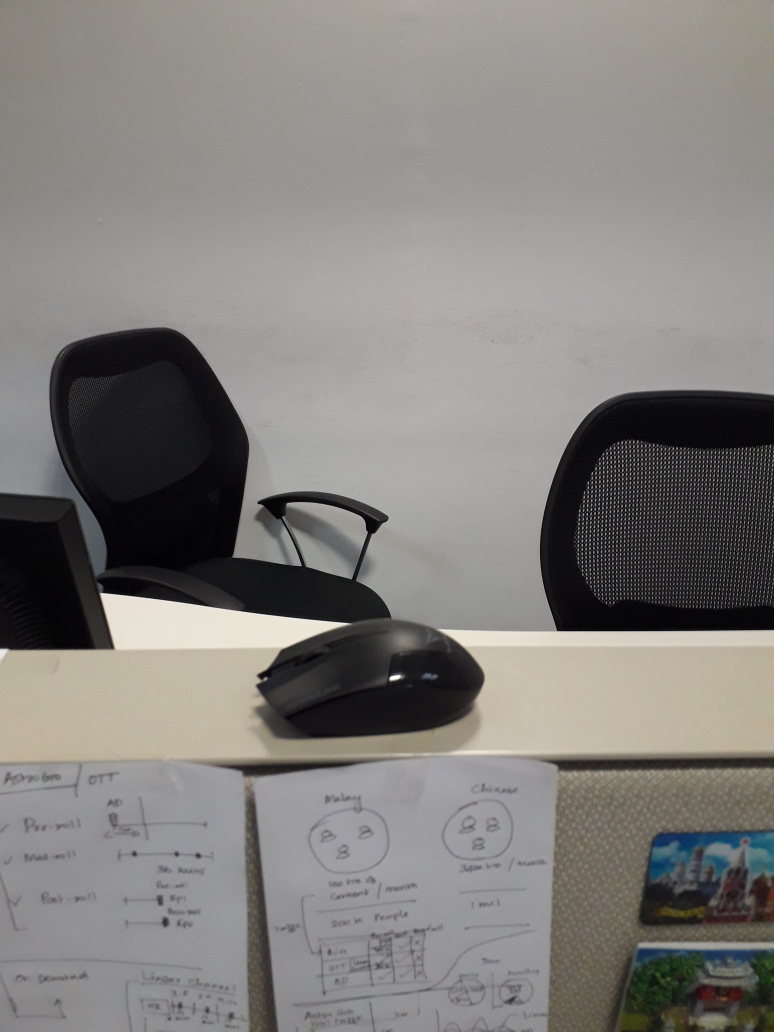
#> input picture office.jpg, 3096 x 4128 px (shown at 1/4 size)
$ jupyter execute --allow-errors 'OpenCV tutorial - part 4.ipynb'   (shell and % lines are left out)
#> lines starting #> are read from the running program, lines starting #| are printed output that depends on the picture; after the words box and inside, x2 and y2 are one past the last pixel; in counts of white or black regions, pixels touching at a corner belong together
[cell 1]
#some of the codes is re-use from pyimagesearch, thanks to Adrian Rosebrock
#https://www.pyimagesearch.com/
from scipy.spatial import distance as dist
from imutils import perspective
from imutils import contours
import numpy as np
import argparse
import imutils
import cv2
import matplotlib.pyplot as plt
import time

def boundingBoxUsingOpenCV(image,cannyrangefrom,cannyrangeto, gaussianblur=5):
    # load the image, convert it to grayscale, and blur it slightly
#> called with image = 'office.jpg', cannyrangefrom = 30, cannyrangeto = 120, gaussianblur = 5
    image = cv2.imread(image)
#> image is the input picture: shape (4128, 3096, 3); mean B, G, R 124.8, 128, 130.3
    (height,width,depth) = image.shape
#> height = 4128; width = 3096; depth = 3
    gray = cv2.cvtColor(image, cv2.COLOR_BGR2GRAY)
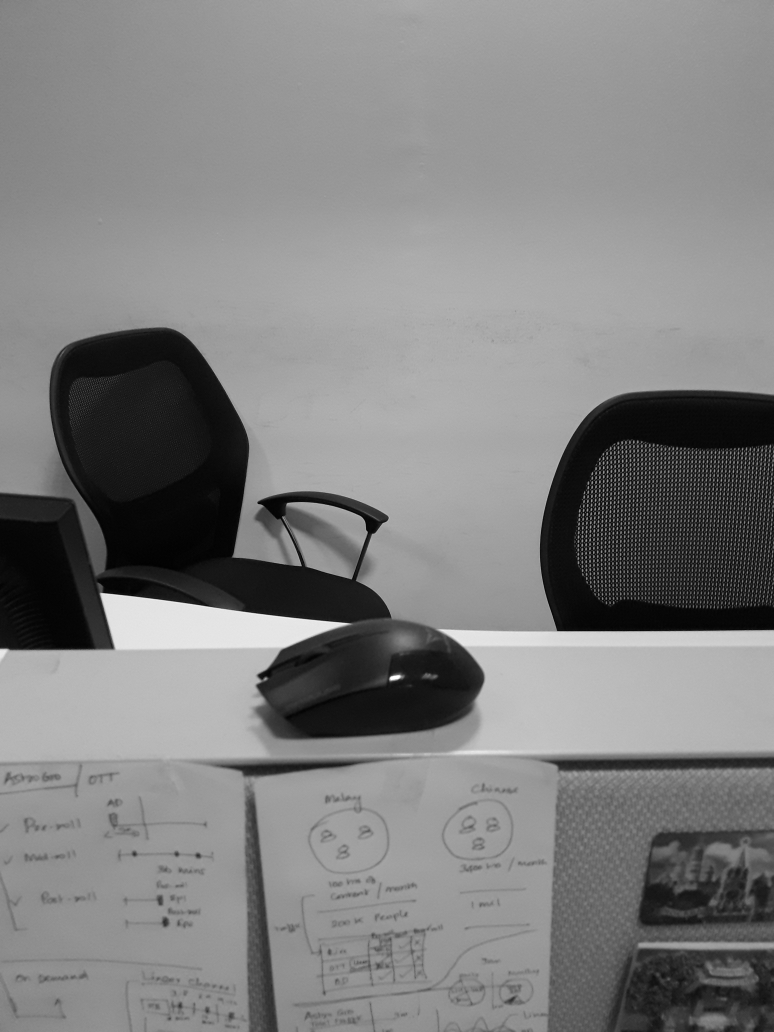
#> gray: shape (4128, 3096) (shown at 1/4 size); min 0, max 255, mean 128.3
    gray = cv2.GaussianBlur(gray, (gaussianblur, gaussianblur), 0)

    edged = cv2.Canny(gray, 30, 120)
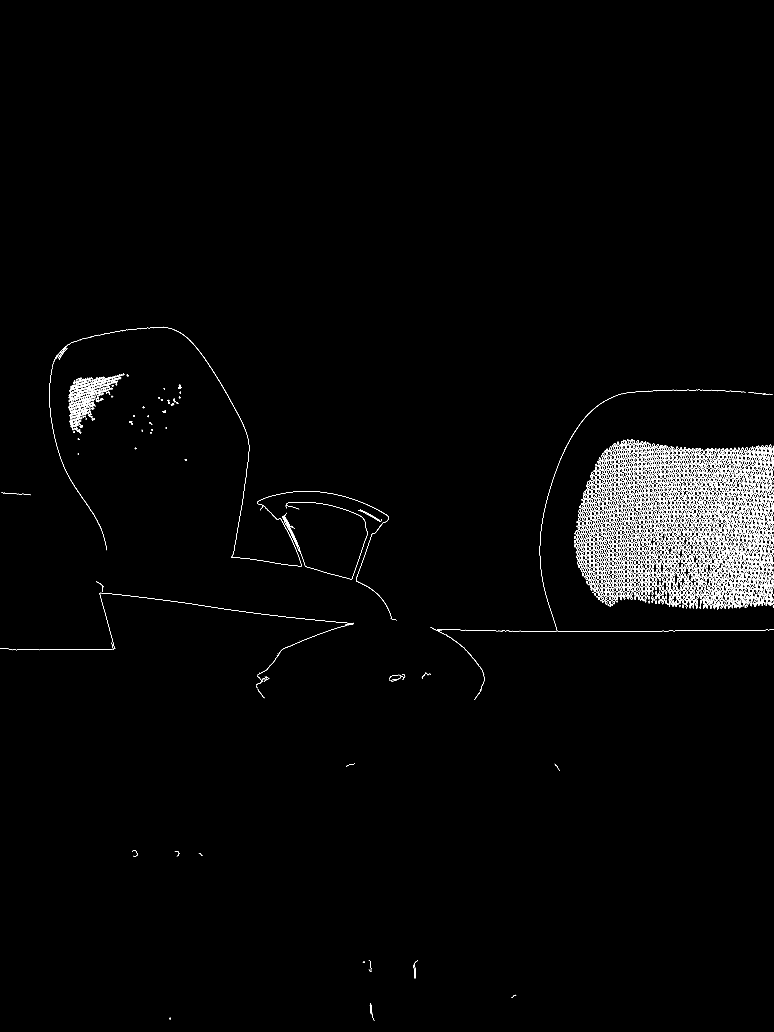
#> edged: shape (4128, 3096) (shown at 1/4 size); 0.98% white in thin lines or dots, all inside (x1, y1, x2, y2) = (0, 1307, 3096, 4083)
    plt.imshow(edged)
    # find contours in the edge map
    cnts= cv2.findContours(edged.copy(), cv2.RETR_EXTERNAL,cv2.CHAIN_APPROX_SIMPLE)
#> cnts = 4008 contours, 2759 with area under 20; largest, box (x1, y1, x2, y2) and area: (652, 1307, 1207, 2266) 352, (3007, 1975, 3022, 2083) 265, (3011, 1791, 3021, 1843) 265, (2997, 2263, 3010, 2335) 263, (3043, 2177, 3066, 2336) 259
    cnts = imutils.grab_contours(cnts)
    (cnts, _) = contours.sort_contours(cnts)
    pixelsPerMetric = None

    temp_x_lower=int(width/2)
#> temp_x_lower = 1548
    temp_y_lower=int(height/2)
#> temp_y_lower = 2064
    temp_x_higher=int(width/2)
#> temp_x_higher = 1548
    temp_y_higher=int(height/2)
#> temp_y_higher = 2064
    for cnt in cnts:
        x,y,w,h = cv2.boundingRect(cnt)
        #print(x,y,x+w,y+h)
        if cv2.contourArea(cnt) > 100:
            if temp_x_higher+w  < (x+w):
                temp_x_higher =int(x+w)
            if temp_y_higher+h  < (y+h):
                temp_y_higher= int(y+h)

            if temp_x_lower > x:
                temp_x_lower=x
            if temp_y_lower > y:
                temp_y_lower=y
#> this loop made 4008 passes
#> (x, y, w, h, temp_x_lower, temp_y_lower) on pass 128: (329, 1627, 27, 28, 329, 1627)
#> (x, y, w, h, temp_y_lower) on passes 169, 279: (360, 1529, 23, 31, 1529), (652, 1307, 555, 959, 1307)
#> after the loop, temp_x_higher = 3096; temp_x_lower = 329; temp_y_higher = 2437; temp_y_lower = 1307
        #print(temp_x_lower,temp_y_lower,temp_x_higher,temp_y_higher)
    bb_img = cv2.rectangle(image,(temp_x_lower,temp_y_lower),(int(temp_x_higher),int(temp_y_higher)),(0,255,0),10)
    print("Height:",temp_y_higher-temp_y_lower)
#| Height: 1130
    print("Width:",temp_x_higher-temp_x_lower)
#| Width: 2767
    plt.figure(figsize=(12,12))
    plt.imshow(bb_img)
    plt.show()
    # sort the contours from left-to-right and initialize the
    # 'pixels per metric' calibration variable

[cell 2]
boundingBoxUsingOpenCV("office.jpg",30,120)

[cell 3]
boundingBoxUsingOpenCV("office2.jpg",10,255,7)
#> call 2 of boundingBoxUsingOpenCV, with image = 'office2.jpg', cannyrangefrom = 10, cannyrangeto = 255, gaussianblur = 7
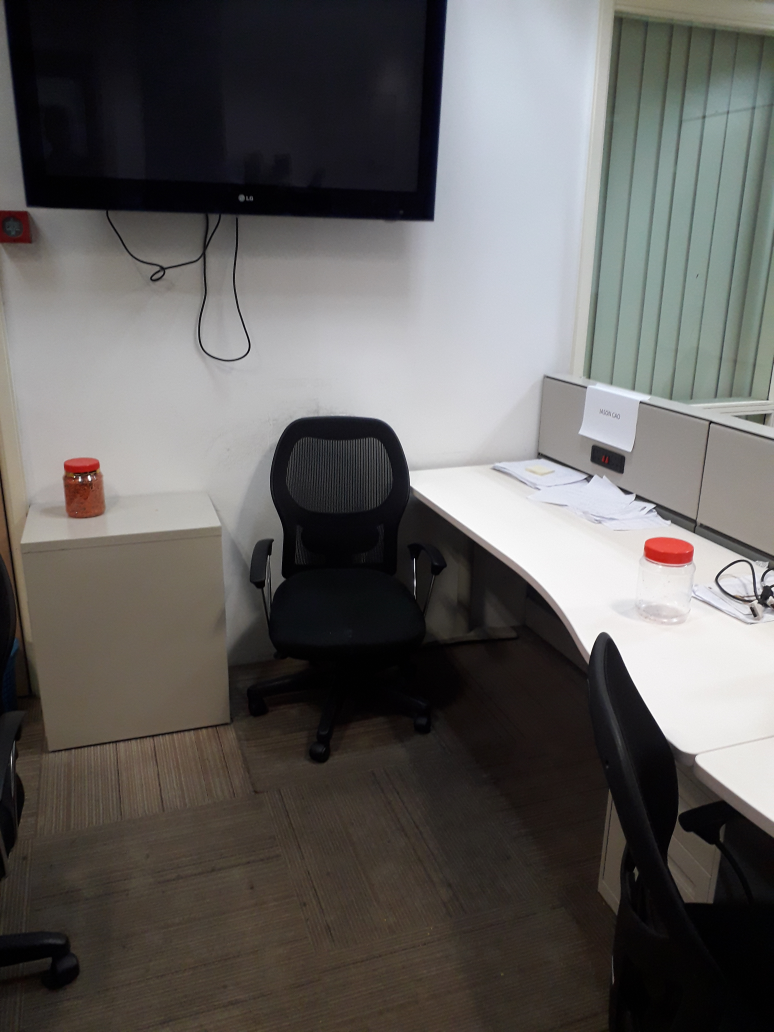
#> input picture office2.jpg, 3096 x 4128 px (shown at 1/4 size)
#> in boundingBoxUsingOpenCV, image is the input picture: shape (4128, 3096, 3); mean B, G, R 94.2, 96.1, 98.3
#> in boundingBoxUsingOpenCV (call 2), `edged = cv2.Canny(gray, 30, 120)`:
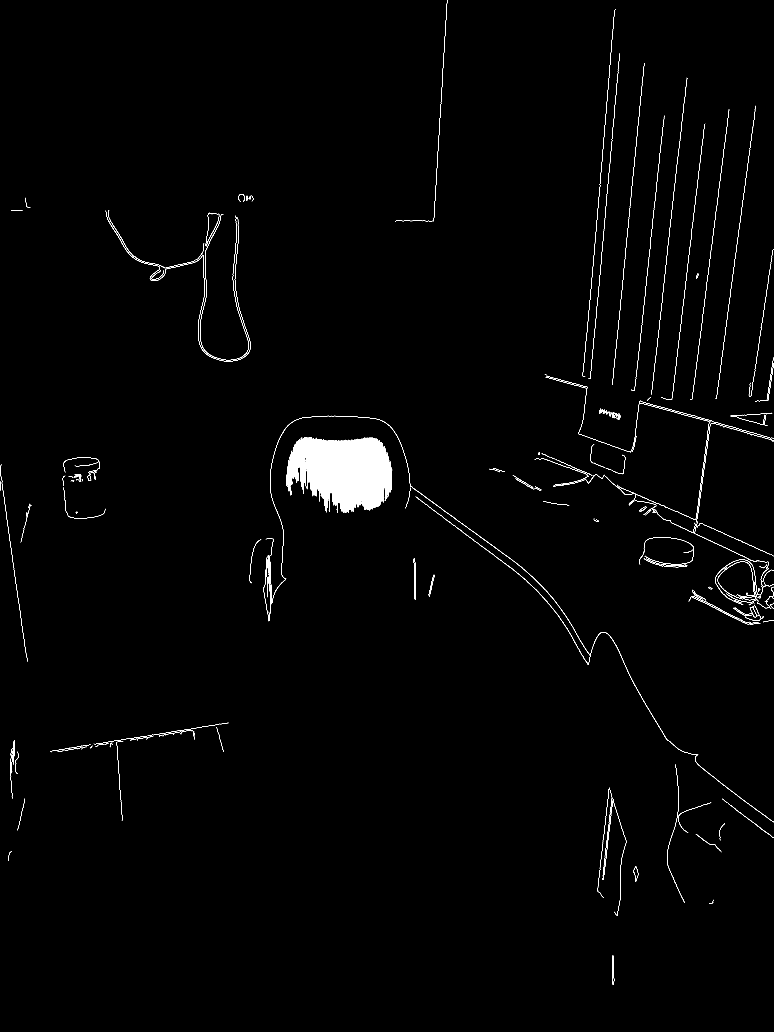
#> edged: shape (4128, 3096) (shown at 1/4 size); 0.59% white in thin lines or dots
#> in boundingBoxUsingOpenCV (call 2), `cnts= cv2.findContours(edged.copy(), cv2.RETR_EXTERNAL,cv2.CHAIN_APPRO..`: cnts = 361 contours, 293 with area under 20; largest, box (x1, y1, x2, y2) and area: (1410, 1759, 1416, 2047) 984, (1494, 1752, 1499, 2031) 960, (1397, 1761, 1403, 2040) 919, (1377, 1759, 1384, 2051) 908, (1384, 1760, 1390, 2050) 893
#> the loop in boundingBoxUsingOpenCV (call 2), `for cnt in cnts:` made 361 passes
#> (x, y, w, h, temp_x_higher, temp_y_higher) on passes 188, 219: (1655, 2232, 9, 167, 1664, 2399), (2353, 2528, 437, 490, 2790, 3018)
#> (x, y, w, h, temp_x_lower, temp_y_lower) on pass 32: (315, 1905, 9, 22, 315, 1905)
#> after the loop in boundingBoxUsingOpenCV (call 2), `for cnt in cnts:`: temp_x_higher = 3039; temp_x_lower = 315; temp_y_higher = 3592; temp_y_lower = 842
#> in boundingBoxUsingOpenCV (call 2), `bb_img = cv2.rectangle(image,(temp_x_lower,temp_y_lower),(int(temp_x_h..`:
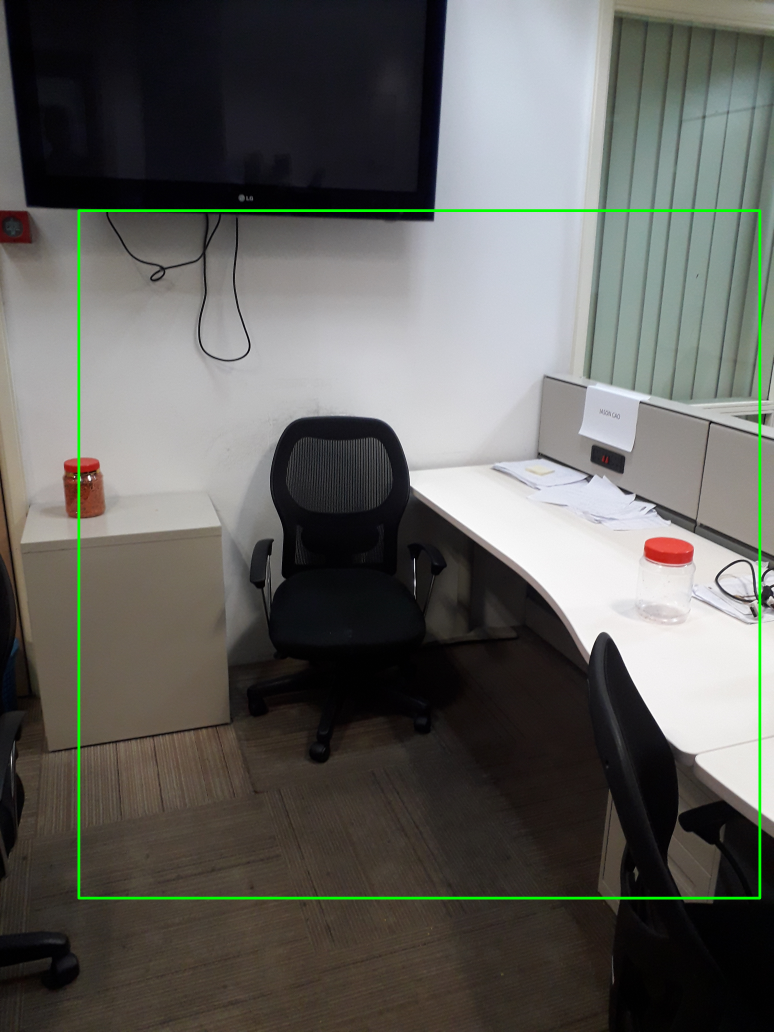
#> bb_img: shape (4128, 3096, 3) (shown at 1/4 size); mean B, G, R 93.3, 97.6, 97.3
#| Height: 2750
#| Width: 2724

[cell 4]
#the above se used earlier to detect dog faces in tutorial fails. To rescue comes Deep Learning based Computer Vision
#YOLO, you looks only once is kind of single shot detector, which finds the appropriate bounding box

[cell 5]
# derive the paths to the YOLO weights and model configuration
weightsPath = "C:\\Users\\User\\OpenCV tutorial\\yolo-coco\\yolov3.weights"
configPath = "C:\\Users\\User\\OpenCV tutorial\\yolo-coco\\yolov3.cfg"
labelsPath = "C:\\Users\\User\\OpenCV tutorial\\yolo-coco\\coco.names"

[cell 6]
#some of the codes  below is reuse from pyimagesearch, thanks to Adrian Rosebrock
#https://www.pyimagesearch.com/
def BoundingBoxfromYolo(imageName,conf,thres,weightsPath,configPath,labelsPath):

    # load our YOLO object detector trained on COCO dataset (80 classes)
    net = cv2.dnn.readNetFromDarknet(configPath, weightsPath)
    np.random.seed(42)
    # initialize a list of colors to represent each possible class label
    LABELS = open(labelsPath).read().strip().split("\n")
    COLORS = np.random.randint(0, 255, size=(len(LABELS), 3),dtype="uint8")
    image = cv2.imread(imageName)
    (H, W) = image.shape[:2]
    print(H,W)
    # determine only the *output* layer names that we need from YOLO
    ln = net.getLayerNames()
    #print(ln)
    ln = [ln[i[0] - 1] for i in net.getUnconnectedOutLayers()]
    print("output layer:",ln)

    # construct a blob from the input image and then perform a forward
    # pass of the YOLO object detector, giving us our bounding boxes and
    # associated probabilities
    blob = cv2.dnn.blobFromImage(image, 1 / 255.0, (416, 416),swapRB=True, crop=False)
    net.setInput(blob)
    start = time.time()
    layerOutputs = net.forward(ln)
    print("Total time take to generate:", time.time()-start)

    # initialize our lists of detected bounding boxes, confidences, and
    # class IDs, respectively
    boxes = []
    confidences = []
    classIDs = []

    # loop over each of the layer outputs
    for output in layerOutputs:
        # loop over each of the detections
        for detection in output:
            scores = detection[5:]
            #print(scores)
            classID = np.argmax(scores)
            #print("the class with maximum score:",classID)
            confidence = scores[classID]

            # filter out weak predictions by ensuring the detected
            # probability is greater than the minimum probability
            if confidence > conf:
                # scale the bounding box coordinates back relative to the
                # size of the image, keeping in mind that YOLO actually
                # returns the center (x, y)-coordinates of the bounding
                # box followed by the boxes' width and height
                box = detection[0:4] * np.array([W, H, W, H])
                (centerX, centerY, width, height) = box.astype("int")

                # use the center (x, y)-coordinates to derive the top and
                # and left corner of the bounding box
                x = int(centerX - (width / 2))
                y = int(centerY - (height / 2))

                # update our list of bounding box coordinates, confidences,
                # and class IDs
                boxes.append([x, y, int(width), int(height)])
                confidences.append(float(confidence))
                classIDs.append(classID)

    # apply non-maxima suppression to suppress weak, overlapping bounding
    # boxes
    idxs = cv2.dnn.NMSBoxes(boxes, confidences,conf,thres)
    objectDimensions={}
    # ensure at least one detection exists
    if len(idxs) > 0:
        # loop over the indexes we are keeping
        for i in idxs.flatten():
            # extract the bounding box coordinates
            (x, y) = (boxes[i][0], boxes[i][1])
            (w, h) = (boxes[i][2], boxes[i][3])

            # draw a bounding box rectangle and label on the image
            color = [int(c) for c in COLORS[classIDs[i]]]
            cv2.rectangle(image, (x, y), (x + w, y + h), color, 10)
            text = "{}: {:.4f}".format(LABELS[classIDs[i]], confidences[i])
            cv2.putText(image, text, (x, y - 5), cv2.FONT_HERSHEY_SIMPLEX,confidence, color, 2)
            print("width:{}, height:{},class:{}".format(w,h,LABELS[classIDs[i]]))
            objectDimensions[LABELS[classIDs[i]]]=(w,h,confidences[i])

    # show the output image
    plt.figure(figsize=(12,12))
    plt.imshow(image)
    plt.show()
    return objectDimensions

#> (a cell that did not finish here is left out)

#> (a cell that did not finish here is left out)


[cell 9]
import exifread
# Open image file for reading (binary mode)
def getFocalLength(pathname):
    f = open(pathname, 'rb')

    # Return Exif tags
    tags = exifread.process_file(f)
    return tags['EXIF FocalLength']

[cell 10]
#checking the focal length for first image
getFocalLength('office.jpg')
#> (the call stopped at in getFocalLength, `tags = exifread.process_file(f)`: exifread is not available in this run)

[cell 11]
#checking the focal length for second image
getFocalLength('office2.jpg')
#> (the call stopped at in getFocalLength, `tags = exifread.process_file(f)`: exifread is not available in this run)
